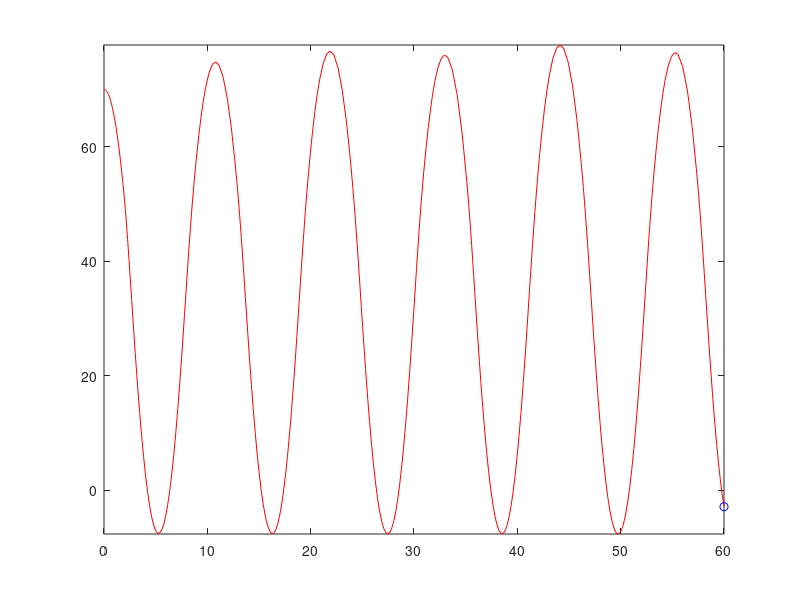

This figure's MATLAB source:
function [ T, R ] = secondPassBungee()
%spring with air resistance

A = .07; %Cross-sectional area of human lying down (m^2)
rho = 1.2; %Density of air (kg/m^3)
Cd = 44.4; %Drag coeffiecent of human lying down (unitless)(data from Google Drive)
k = 52; % N/m
lo =30;%m
y = 70; %m
vy = 0; %m/s
g = 9.8; %m/s^2
mass1 = 60; %Mass of jumper 60 kg
restingL = lo +((-mass1*g)/k)
Data = [y, vy];
function res = changingValues(~, Data)
    y = Data(1);
    vy = Data(2);
    dydt = vy;
    if( y <= (70- restingL))
       dvydt = (-(mass1*g) - (k *(y - restingL))+(.5 *rho* Cd* A *vy^2 ))/mass1;
    else dvydt = -g;
    end
   
    res = [dydt; dvydt];
end
[T, R] = ode45(@changingValues, [0 60], Data);

Y = R(:,1);
comet(T,Y);
end
%Constants
% 
%
% 
% 
% A = 0; %Cross-sectional area of human lying down (m^2)
% rho = 1.2; %Density of air (kg/m^3)
% g = 9.81; %Gravity acceleration (m/sec^2)
% Cd = 44.4; %Drag coeffiecent of human lying down (unitless)(data from Google Drive)
% h = 91.44; %Height of bridge (m) (Sacramento California)
% 
% 
% 
% 
% L0 = 45
% k = 52.2; %Starting k value for bungee (N/kg)